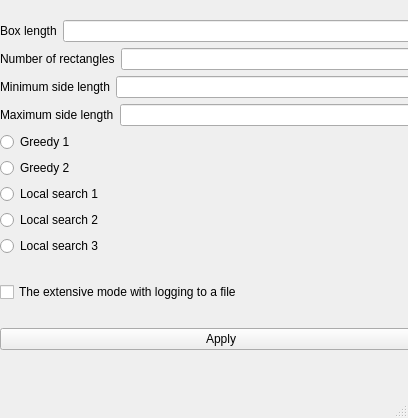
<?xml version="1.0" encoding="UTF-8"?>
<ui version="4.0">
 <class>MainWindow</class>
 <widget class="QMainWindow" name="MainWindow">
  <property name="geometry">
   <rect>
    <x>0</x>
    <y>0</y>
    <width>408</width>
    <height>418</height>
   </rect>
  </property>
  <property name="windowTitle">
   <string>MainWindow</string>
  </property>
  <widget class="QWidget" name="centralwidget">
   <widget class="QWidget" name="verticalLayoutWidget_3">
    <property name="geometry">
     <rect>
      <x>0</x>
      <y>0</y>
      <width>442</width>
      <height>371</height>
     </rect>
    </property>
    <layout class="QVBoxLayout" name="verticalLayout_4">
     <item>
      <layout class="QVBoxLayout" name="verticalLayout">
       <item>
        <layout class="QHBoxLayout" name="horizontalLayout">
         <item>
          <widget class="QLabel" name="label">
           <property name="text">
            <string>Box length</string>
           </property>
          </widget>
         </item>
         <item>
          <widget class="QLineEdit" name="box_size_value"/>
         </item>
        </layout>
       </item>
       <item>
        <layout class="QHBoxLayout" name="horizontalLayout_5">
         <item>
          <widget class="QLabel" name="label_2">
           <property name="text">
            <string>Number of rectangles</string>
           </property>
          </widget>
         </item>
         <item>
          <widget class="QLineEdit" name="num_of_rect_value"/>
         </item>
        </layout>
       </item>
       <item>
        <layout class="QHBoxLayout" name="horizontalLayout_4">
         <item>
          <widget class="QLabel" name="label_3">
           <property name="text">
            <string>Minimum side length</string>
           </property>
          </widget>
         </item>
         <item>
          <widget class="QLineEdit" name="min_size_value"/>
         </item>
        </layout>
       </item>
       <item>
        <layout class="QHBoxLayout" name="horizontalLayout_3">
         <item>
          <widget class="QLabel" name="label_4">
           <property name="text">
            <string>Maximum side length</string>
           </property>
          </widget>
         </item>
         <item>
          <widget class="QLineEdit" name="max_size_value"/>
         </item>
        </layout>
       </item>
       <item>
        <layout class="QVBoxLayout" name="verticalLayout_3">
         <item>
          <widget class="QRadioButton" name="rb_greedy_1">
           <property name="text">
            <string>Greedy 1</string>
           </property>
          </widget>
         </item>
         <item>
          <widget class="QRadioButton" name="rb_greedy_2">
           <property name="text">
            <string>Greedy 2</string>
           </property>
          </widget>
         </item>
         <item>
          <widget class="QRadioButton" name="rb_neighborhood_1">
           <property name="text">
            <string>Local search 1</string>
           </property>
          </widget>
         </item>
         <item>
          <widget class="QRadioButton" name="rb_neighborhood_2">
           <property name="text">
            <string>Local search 2</string>
           </property>
          </widget>
         </item>
         <item>
          <widget class="QRadioButton" name="rb_neighborhood_3">
           <property name="text">
            <string>Local search 3</string>
           </property>
          </widget>
         </item>
        </layout>
       </item>
      </layout>
     </item>
     <item>
      <widget class="QCheckBox" name="cb_extensive_mode">
       <property name="text">
        <string>The extensive mode with logging to a file</string>
       </property>
      </widget>
     </item>
     <item>
      <layout class="QHBoxLayout" name="horizontalLayout_6">
       <item>
        <widget class="QPushButton" name="pb_apply">
         <property name="text">
          <string>Apply</string>
         </property>
        </widget>
       </item>
      </layout>
     </item>
    </layout>
   </widget>
  </widget>
  <widget class="QMenuBar" name="menubar">
   <property name="geometry">
    <rect>
     <x>0</x>
     <y>0</y>
     <width>408</width>
     <height>22</height>
    </rect>
   </property>
  </widget>
  <widget class="QStatusBar" name="statusbar"/>
 </widget>
 <resources/>
 <connections/>
</ui>
